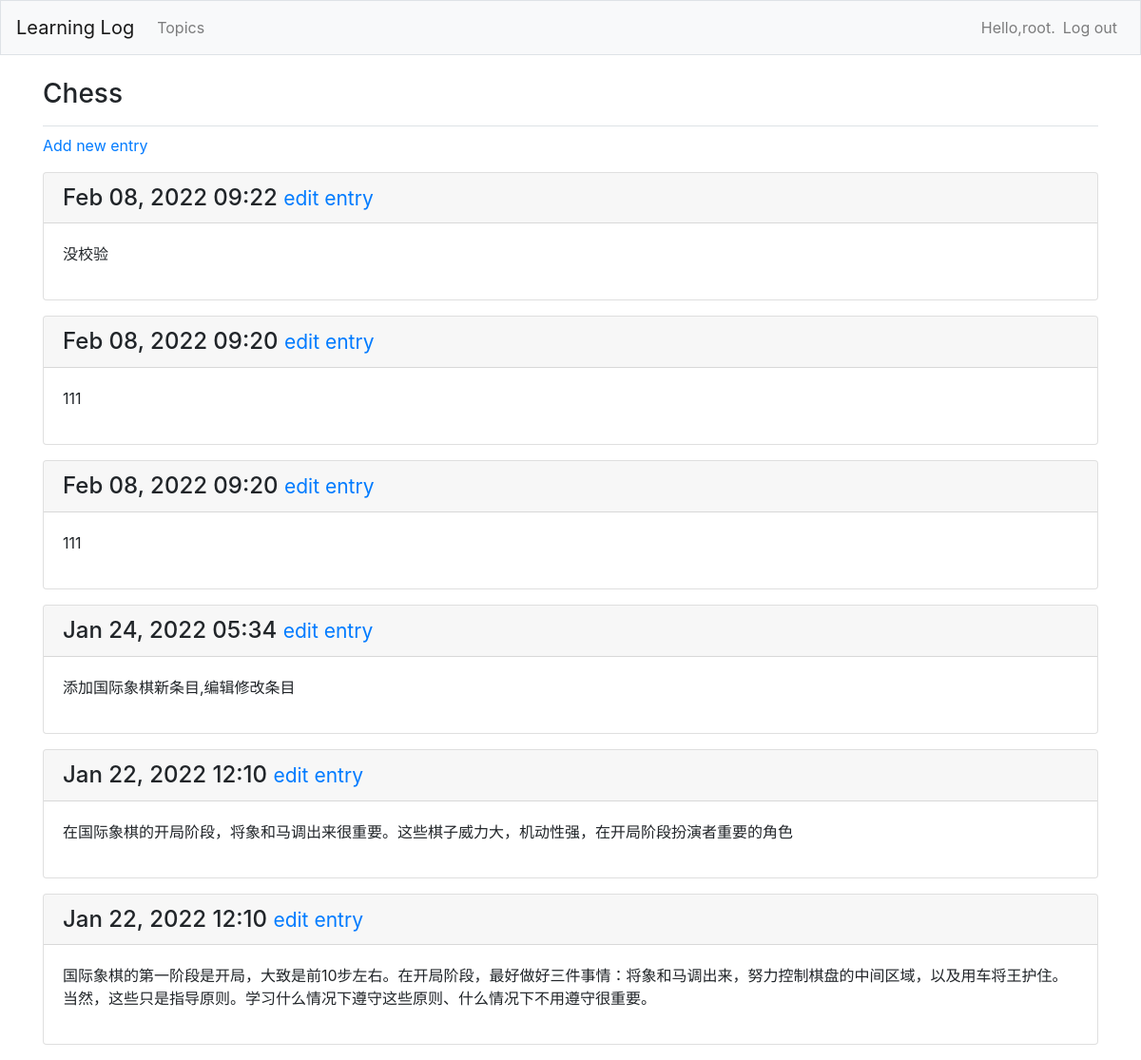
The app's page /topics/1/ (signed in), older data.
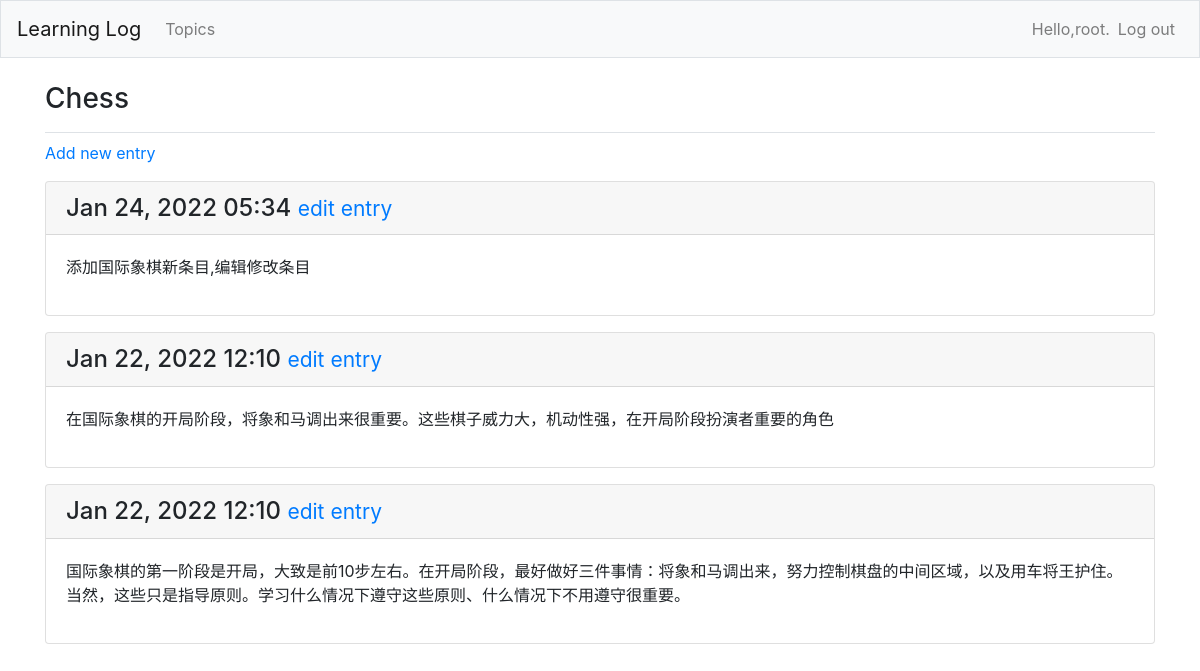
The same page, newer data.
### learning_logs/models.py (models this page shows, shortened)
class Topic(models.Model):
    text = models.CharField(max_length=200)
    date_added = models.DateTimeField(auto_now_add=True)
    owner = models.ForeignKey(User, on_delete=models.CASCADE)
    def __str__(self):
        return self.text

class Entry(models.Model):
    topic = models.ForeignKey(Topic, on_delete=models.CASCADE)
    text = models.TextField()
    date_added = models.DateTimeField(auto_now_add=True)
    class Meta:
        verbose_name_plural = 'entries'

### learning_logs/views.py (the view)
# urls.py: path('topics/<int:topic_id>/', views.topic, name='topic'),
@login_required()
def topic(request, topic_id):
    topic = Topic.objects.get(id=topic_id)
    check_topic_owner(request, topic)
    entries = topic.entry_set.order_by('-date_added')
    context = {'topic': topic, 'entries': entries}
    return render(request, 'learning_logs/topic.html', context)

### learning_logs/views.py (called while the page is built)
def check_topic_owner(request, topic):
    if topic.owner != request.user:
        raise Http404

### learning_logs/templates/learning_logs/topic.html
{% extends 'learning_logs/base.html' %}
{% block page_header %}
    <h3>{{ topic }}</h3>
{% endblock page_header %}
{% block content %}
    <p>
        <a href="{% url 'learning_logs:new_entry' topic.id %}">Add new entry</a>
    </p>
    {% for entry in entries %}
        <div class="card mb-3">
            <h4 class="card-header">
                {{ entry.date_added|date:'M d, Y H:i' }}
                <small><a href="{% url 'learning_logs:edit_entry' entry.id %}">
                    edit entry</a> </small>
            </h4>
            <div class="card-body">
                {{ entry.text|linebreaks }}
            </div>
        </div>
        {% empty %}
            <p>There are no entries for this topic yet.</p>
        {% endfor %}
{% endblock content %}

### learning_logs/templates/learning_logs/base.html (shortened to what this page needs)
{% load bootstrap4 %}
<!DOCTYPE html>
<html lang="en">
<head>
    {% bootstrap_css %}
</head>
<body>
    <nav class="navbar navbar-expand-md navbar-light bg-light mb-4 border">
        <a class="navbar-brand" href="{% url 'learning_logs:index' %}">
            Learning Log</a>
        <div class="collapse navbar-collapse" id="navbarCollapse">
            <ul class="navbar-nav mr-auto">
                <li class="nav-item">
                    <a class="nav-link" href="{% url 'learning_logs:topics' %}">
                        Topics</a></li>
            </ul>
            <ul class="navbar-nav ml-auto">
                {% if user.is_authenticated %}
                    <li class="nav-item">
                        <span class="navbar-text">Hello,{{ user.username }}.</span>
                    </li>
                    <li class="nav-item">
                        <a class="nav-link" href="{% url 'users:logout' %}">Log out</a>
                    </li>
                {% endif %}
            </ul>
        </div>
    </nav>
    <main role="main" class="container">
        <div class="pb-2 mb-2 border-bottom">
            {% block page_header %}{% endblock page_header %}
        </div>
        <div>
            {% block content %}{% endblock content %}
        </div>
    </main>
</body>
</html>

Row changes from the older to the newer data that the page shows:
removed Entry: date_added "Feb 08, 2022 09:22", text "没校验"
removed Entry: date_added "Feb 08, 2022 09:20", text "111"
removed Entry: date_added "Feb 08, 2022 09:20", text "111"
